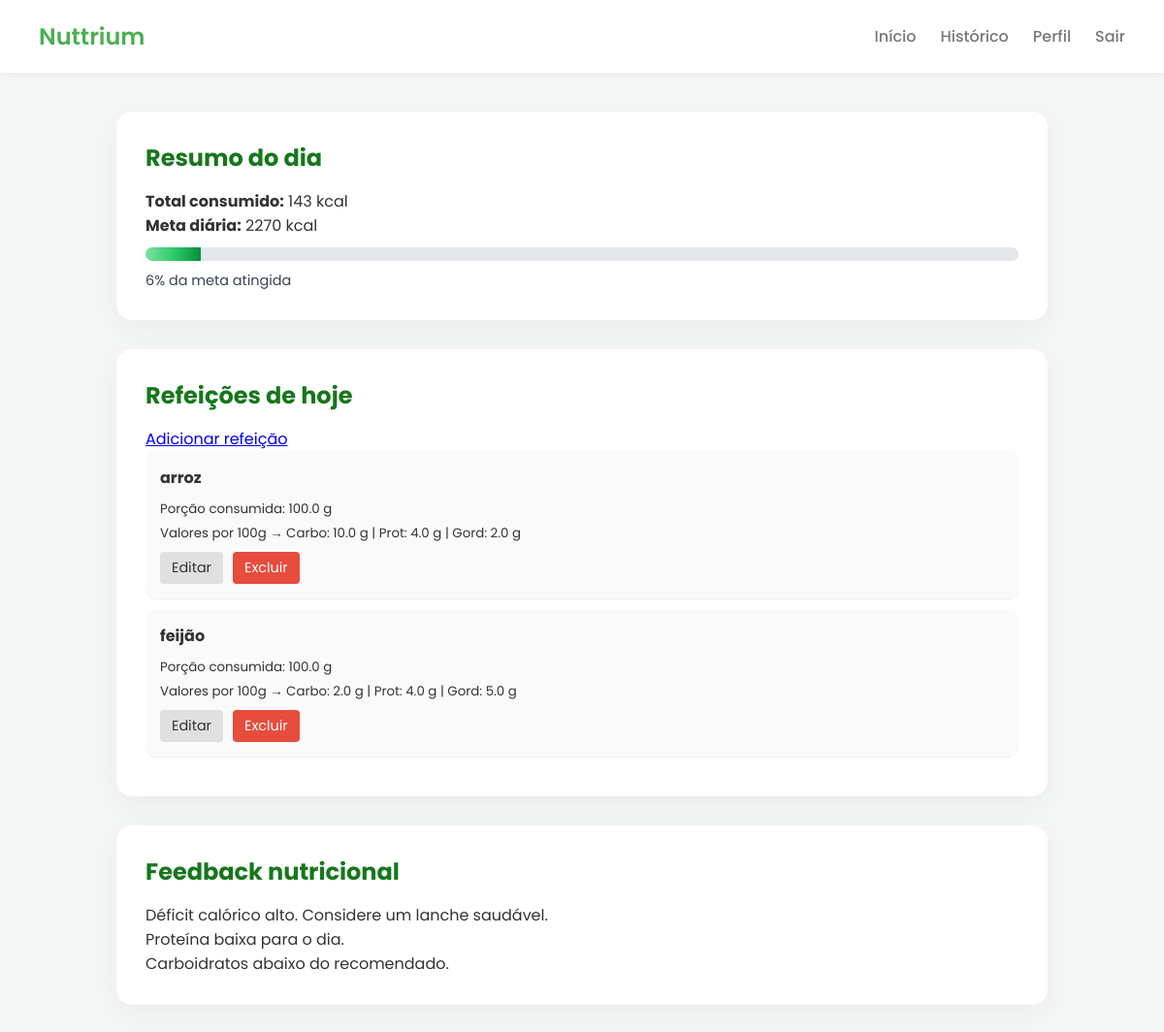
Page /dashboard/ (signed in) on the earlier database version.
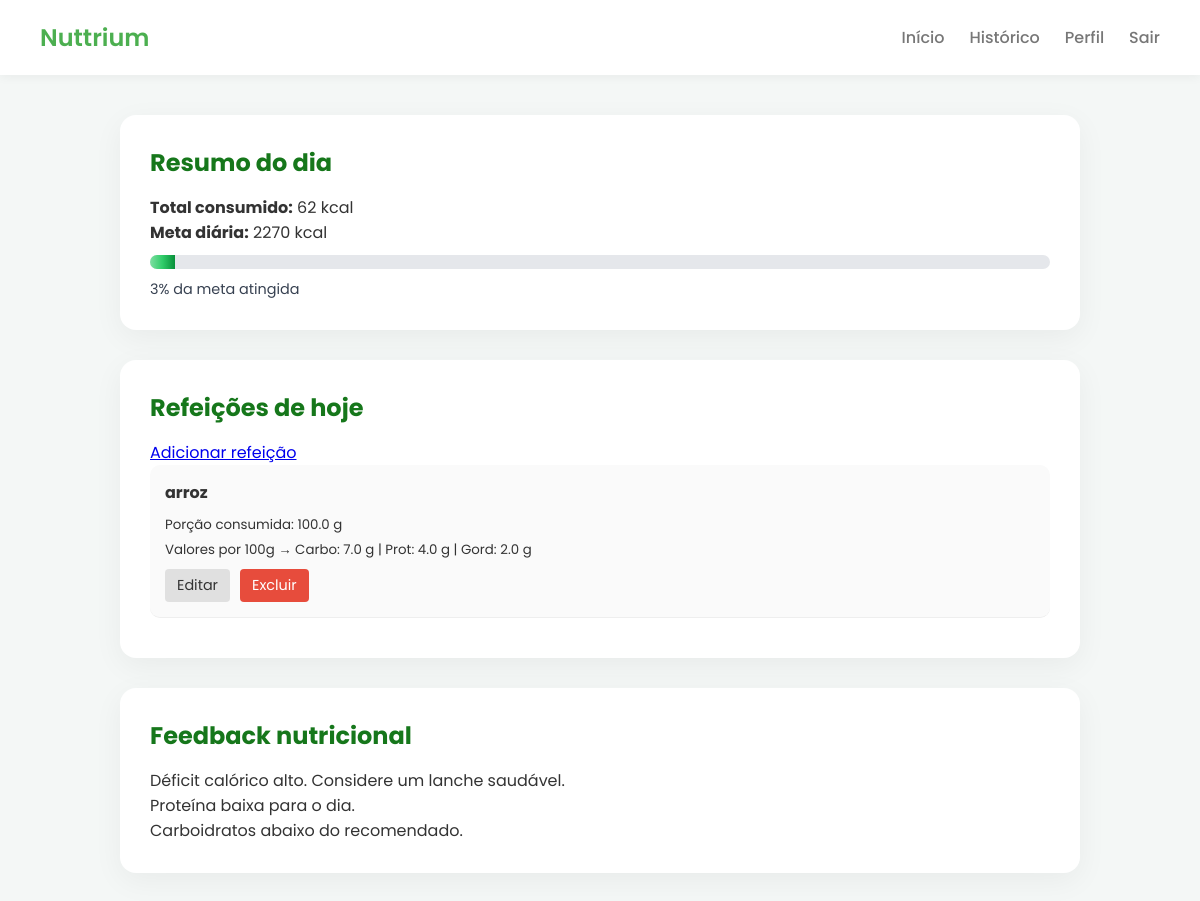
Same page on the later database version.
### perfil/models.py (models this page shows, shortened)
class Perfil(models.Model):
    user = models.OneToOneField(User, on_delete=models.CASCADE)
    peso = models.FloatField(null=True, blank=True)
    altura = models.FloatField(null=True, blank=True)
    idade = models.IntegerField(null=True, blank=True)
    meta_calorica = models.FloatField(null=True, blank=True)
    atividade = models.CharField(
        max_length=20,
        choices=[
            ('sedentario', 'Sedentário'),
            ('leve', 'Leve'),
            ('moderado', 'Moderado'),
            ('intenso', 'Intenso'),
        ],
        default='sedentario'
    )
    objetivo = models.CharField(
        max_length=20,
        choices=[
            ('perder', 'Perder peso'),
            ('manter', 'Manter peso'),
            ('ganhar', 'Ganhar peso'),
        ],
        default='manter'
    )
    meta_calorica = models.FloatField(default=0)

### refeicoes/models.py (models this page shows)
class Refeicao(models.Model):
    user = models.ForeignKey(User, on_delete=models.CASCADE)
    nome = models.CharField(max_length=100)
    porcao = models.FloatField(help_text="Quantidade consumida em gramas")
    carboidratos = models.FloatField(help_text="Carboidratos por 100g")
    proteinas = models.FloatField(help_text="Proteínas por 100g")
    gorduras = models.FloatField(help_text="Gorduras por 100g")
    data = models.DateField(auto_now_add=True)
    def calorias(self):
        fator = self.porcao / 100
        return (
            (self.carboidratos * 4 +
             self.proteinas * 4 +
             self.gorduras * 9)
            * fator
        )

### alimentacao/views.py (the view)
# urls.py: path("dashboard/", views.dashboard, name="dashboard"),
@login_required
def dashboard(request):
    perfil = Perfil.objects.filter(user=request.user).first()
    refeicoes = Refeicao.objects.filter(user=request.user)
    total_calorias = sum(r.calorias() for r in refeicoes)
    percentual = 0
    if perfil and perfil.meta_calorica:
        percentual = min((total_calorias / perfil.meta_calorica) * 100, 100)
    feedback = []
    if perfil and perfil.meta_calorica:
        feedback = gerar_feedback(
            total_calorias,
            perfil.meta_calorica,
            sum(r.carboidratos for r in refeicoes),
            sum(r.proteinas for r in refeicoes),
            sum(r.gorduras for r in refeicoes),
        )
    return render(request, "dashboard.html", {
        "perfil": perfil,
        "refeicoes": refeicoes,
        "total": total_calorias,
        "percentual": percentual,
        "feedback": feedback,
    })

### alimentacao/services.py (called while the page is built)
def gerar_feedback(total, meta, carbo, prot, gord):
    pct = (total / meta) * 100 if meta else 0
    mensagens = []
    if pct < 70:
        mensagens.append("Déficit calórico alto. Considere um lanche saudável.")
    elif pct <= 100:
        mensagens.append("Você está dentro da meta calórica.")
    else:
        mensagens.append("Excesso calórico. Prefira refeições leves.")
    if prot < 50:
        mensagens.append("Proteína baixa para o dia.")
    if gord > 70:
        mensagens.append("Gordura elevada.")
    if carbo < 130:
        mensagens.append("Carboidratos abaixo do recomendado.")
    return mensagens

### alimentacao/templates/dashboard.html
{% extends 'base.html' %}
{% block content %}
<div class="card">
  <h2>Resumo do dia</h2>
  <p><strong>Total consumido:</strong> {{ total|floatformat:0 }} kcal</p>
  {% if perfil and perfil.meta_calorica %}
    <p><strong>Meta diária:</strong> {{ perfil.meta_calorica|floatformat:0 }} kcal</p>
    <div class="progress">
      <div class="progress-fill" style="width: {{ percentual }}%;"></div>
    </div>
    <p class="percentual">
      {{ percentual|floatformat:0 }}% da meta atingida
    </p>
  {% else %}
    <p>Complete seu perfil para calcular a meta diária.</p>
    <a href="{% url 'perfil' %}" class="btn">Completar perfil</a>
  {% endif %}
</div>
<div class="card">
  <h2>Refeições de hoje</h2>
  <a href="{% url 'criar_refeicao' %}" class="btn">Adicionar refeição</a>
  {% if refeicoes %}
    <ul class="historico">
      {% for r in refeicoes %}
        <li class="item-refeicao">
          <strong>{{ r.nome }}</strong>
          <div class="detalhes-refeicao">
            <small>
              Porção consumida: {{ r.porcao }} g<br>
              Valores por 100g →
              Carbo: {{ r.carboidratos }} g |
              Prot: {{ r.proteinas }} g |
              Gord: {{ r.gorduras }} g
            </small>
          </div>
          <div class="acoes">
            <a href="{% url 'editar_refeicao' r.id %}" class="btn-secundario">
              Editar
            </a>
            <a href="{% url 'excluir_refeicao' r.id %}"
               class="btn-perigo"
               onclick="return confirm('Deseja excluir esta refeição?');">
              Excluir
            </a>
          </div>
        </li>
      {% endfor %}
    </ul>
  {% else %}
    <p>Nenhuma refeição registrada hoje.</p>
  {% endif %}
</div>
{% if feedback %}
<div class="card">
  <h2>Feedback nutricional</h2>
  {% for msg in feedback %}
    <p>{{ msg }}</p>
  {% endfor %}
</div>
{% endif %}
{% endblock %}

### alimentacao/templates/base.html (shortened to what this page needs)
{% load static %}
<!DOCTYPE html>
<html lang="pt-br">
<head>
  <link rel="stylesheet" href="{% static 'css/styles.css' %}">
</head>
<body>
<header>
  <nav>
    <h1>Nuttrium</h1>
  <ul>
{% if user.is_authenticated %}
  <li><a href="{% url 'dashboard' %}">Início</a></li>
  <li><a href="{% url 'historico' %}">Histórico</a></li>
  <li><a href="{% url 'perfil' %}">Perfil</a></li>
  <li>
    <form method="post" action="{% url 'logout' %}">
      <button type="submit" class="nav-link">Sair</button>
    </form>
  </li>
{% else %}
  <li><a href="{% url 'login' %}">Entrar</a></li>
  <li><a href="{% url 'cadastro' %}">Criar conta</a></li>
{% endif %}
</ul>
  </nav>
</header>
<main>
  {% block content %}{% endblock %}
</main>
</body>
</html>

### alimentacao/static/css/styles.css (style rules this page uses)
:root { --verde: #4CAF50; --verde-escuro: #16771b; --fundo: #f4f7f6; --card: #ffffff; --texto: #333; --cinza: #777; }
* { margin: 0; padding: 0; box-sizing: border-box; font-family: 'Poppins', sans-serif; }
body { background: var(--fundo); color: var(--texto); }
header { background: var(--card); padding: 20px 40px; box-shadow: 0 2px 10px rgba(0,0,0,.05); }
nav { display: flex; justify-content: space-between; align-items: center; }
nav h1 { color: var(--verde); font-weight: 600; }
nav ul { list-style: none; display: flex; gap: 25px; }
nav a { text-decoration: none; color: var(--cinza); font-weight: 500; }
nav .nav-link { background: none; border: none; padding: 0; font: inherit; text-decoration: none; color: var(--cinza); font-weight: 500; cursor: pointer; }
main { max-width: 1000px; margin: 40px auto; padding: 0 20px; }
.card { background: var(--card); padding: 30px; border-radius: 16px; box-shadow: 0 8px 30px rgba(0,0,0,.05); margin-bottom: 30px; }
.card h2 { margin-bottom: 15px; color: var(--verde-escuro); }
form { display: grid; gap: 15px; }
input, select, button { padding: 12px; border-radius: 10px; border: 1px solid #ddd; font-size: 14px; }
button { background: var(--verde); color: white; border: none; cursor: pointer; font-weight: 500; }
.historico li { padding: 15px; background: #fafafa; border-radius: 10px; margin-bottom: 10px; list-style: none; }
.progress { width: 100%; height: 14px; background: #e5e7eb; border-radius: 10px; overflow: hidden; margin: 10px 0; }
.progress-fill { height: 100%; background: linear-gradient(90deg, #7edfa2, #30cc69, #078f39); transition: width 0.4s ease; }
.progress-fill { width: calc(var(--percentual) * 1%); }
.percentual { font-size: 0.9rem; color: #374151; }
.item-refeicao { margin-bottom: 12px; padding-bottom: 10px; border-bottom: 1px solid #eee; }
.detalhes-refeicao { margin-top: 6px; }
.acoes { margin-top: 8px; display: flex; gap: 10px; }
.btn-secundario { padding: 6px 12px; background-color: #e0e0e0; color: #333; border-radius: 4px; text-decoration: none; font-size: 0.9rem; }
.btn-perigo { padding: 6px 12px; background-color: #e74c3c; color: white; border-radius: 4px; text-decoration: none; font-size: 0.9rem; }

Differences in the rows shown:
removed Refeicao: nome "feijão", porcao "100.0", carboidratos "2.0", proteinas "4.0", gorduras "5.0"
changed Refeicao "arroz": carboidratos "10.0" → "7.0"
Other differences:
{{ total|floatformat:0 }}: "143" → "62"
{{ percentual }}: 6.298258894776684 → 2.730713646686395 (drawn)
{{ percentual|floatformat:0 }}: "6" → "3"
